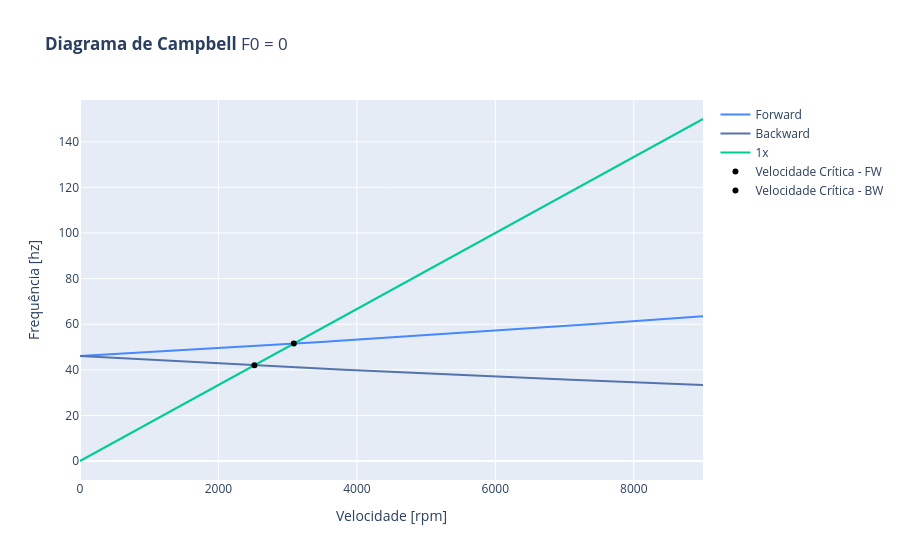

The notebook cell this image was saved under:
### Code cell
rotor_simetrico.plot_campbell(speed_range=(0,9000), title="<b>Diagrama de Campbell</b> F0 = 0", through="equation")
